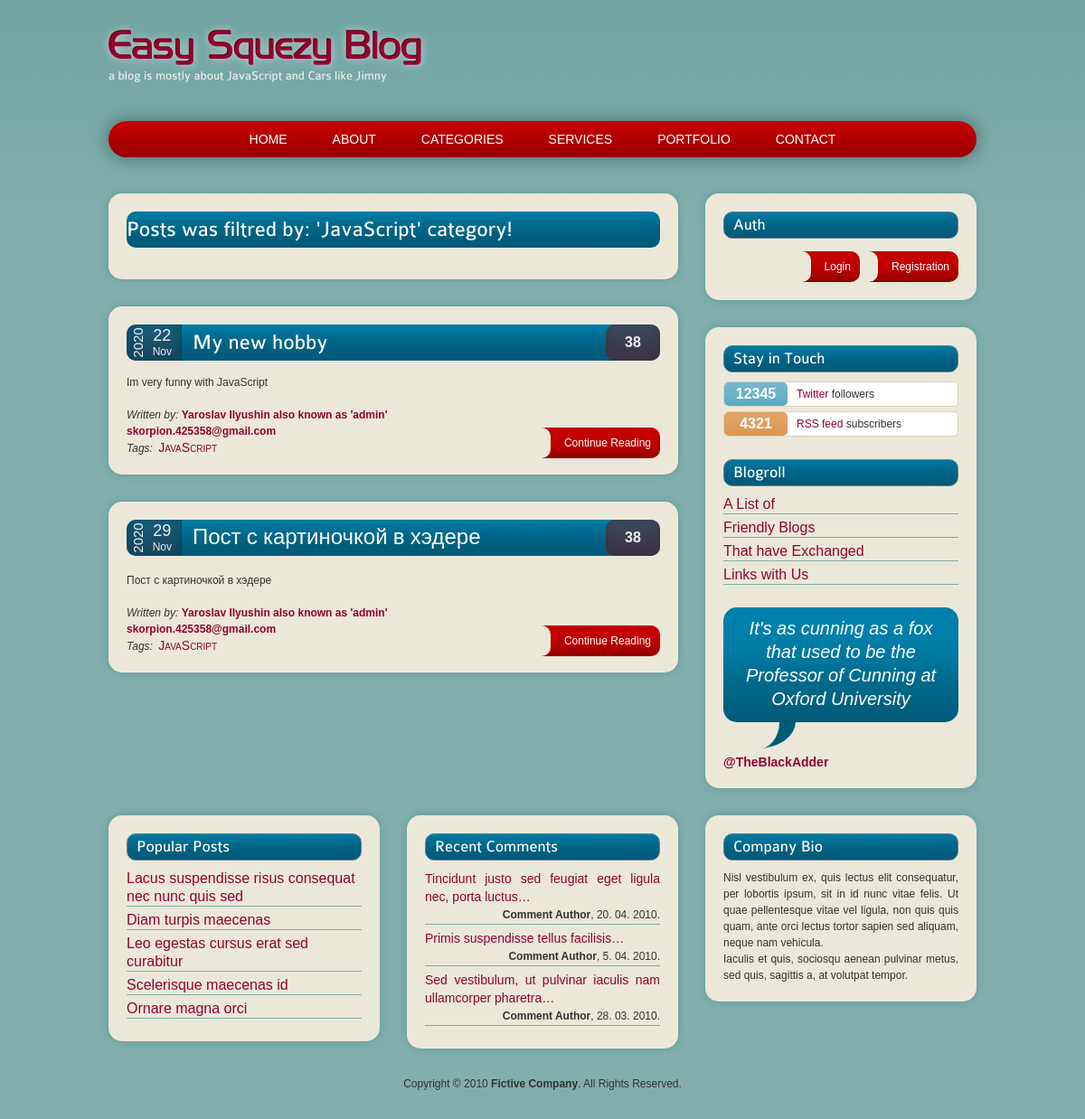
Before: /category/JavaScript/ with the older database file.
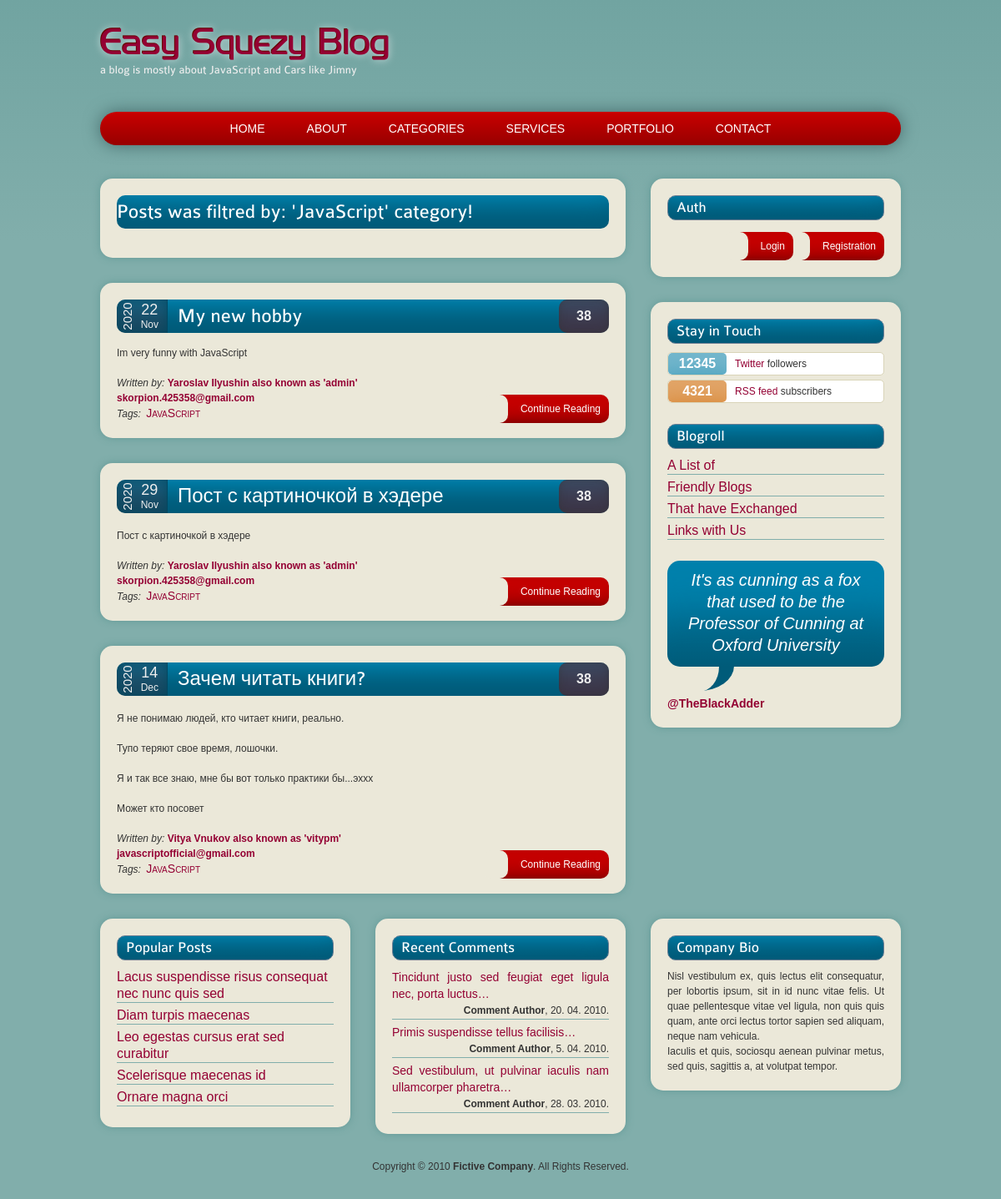
After: the same page with the newer database file.
### theblog/models.py (models this page shows, shortened)
class Post(models.Model):
    title = models.CharField(max_length=255)
    header_image = models.ImageField(null=True, blank=True, upload_to="images/")
    title_tag = models.CharField(max_length=255)
    author = models.ForeignKey(User, on_delete=models.CASCADE)
    body = RichTextField(blank=True, null=True)
    post_date = models.DateField(auto_now_add=True)
    category = models.CharField(max_length=255, default='unstated')
    snippet = models.CharField(max_length=255)
    likes = models.ManyToManyField(User, related_name='blog_posts')
    pass

### theblog/views.py (the view)
# urls.py: path('category/<str:choices>/', CategoryView, name="category"),
def CategoryView(request, choices):
    category_posts = Post.objects.filter(category=choices)
    return render(request, 'categories.html', {'choices': choices, 'category_posts': category_posts})
    pass

### theblog/templates/categories.html (shortened to what this page needs)
<!DOCTYPE html>
<html lang=en>
<head>
	{% load staticfiles %}
	<link href='{% static "styles.css" %}' rel=stylesheet />
</head>
<body>
{% include "header.html" %}
<div class=clearfix>
	<div id=content>
	<article>
		<header>
			<a class=postMenu href=#><h1>Posts was filtred by: '{{choices}}' category!</h1></a>
		</header>
	</article>
	{% if category_posts %}
		<ul>
			{% for post in category_posts %}
				<article>
						<header>
							<div class=time>
								<div class=year>{{ post.post_date.year }}</div>
								<div class=date>{{ post.post_date.day }}<span> {{ post.post_date | date:'M'}} </span></div>
							</div>
							<a class=postMenu href="{% url 'article_detail' post.pk %}"><h1>{{post.title}}</h1></a>
							<div class=comments>38</div>
						</header>
					<p>{{post.body | slice:":200" | safe}}</p>
					<footer>
						<em>Written by:</em> <a href="{% url 'author_detail' post.author.pk %}"><strong>{{post.author.first_name}} {{post.author.last_name}} also known as '{{post.author}}'
						</br> {{post.author.email}}</strong></a>
						<span class=newLine><em>Tags:</em> <a class=tags href=#>{{post.category}}</a></span>
						<a class=button href={% url 'article_detail' post.pk %} align='right'>Continue Reading</a>
					</footer>
				</article>
			{% endfor %}
		</ul>
	{% else %}
		<article>
			<header>
				<a class=postMenu href=#><h1>No one post was found, sorry!</h1></a>
			</header>
		</article>
	{% endif %}
	</div>
	<aside>
		<section>
			<h1>Auth</h1>
			<br/><br/>
			<ul id=inTouch>
				{% if user.is_authenticated %}
					<span><h2>You are logged now as {{user}}</h2></span>
					<a class=button href={% url 'logout' %} align='right'>Logout</a>
				{% else %}
					<a class=button href={% url 'register' %} align='left'>Registration</a>
					<a class=button href={% url 'login' %} align='right'>Login</a>
				{% endif %}
			</ul>
		</section>
	</aside>
	<aside>
		<section>
			<h1>Stay in Touch</h1>
			<ul id=inTouch>
				<li><span class=twitter>12345</span> <a href=#>Twitter</a> followers</li>
				<li><span class=rss>4321</span> <a href=#>RSS feed</a> subscribers</li>
			</ul>
		</section>
		<nav>
			<h1>Blogroll</h1>
			<ul class=links>
				<li><a href=#>A List of</a></li>
				<li><a href=#>Friendly Blogs</a></li>
				<li><a href=#>That have Exchanged</a></li>
				<li><a href=#>Links with Us</a></li>
			</ul>
		</nav>
		<section>
			<blockquote>It's as cunning as a fox that used to be the Professor of Cunning at Oxford University</blockquote>
			<a class=twitterHandle href=#>@TheBlackAdder</a>
		</section>
	</aside>
</div>
<footer class=clearfix>
		<section>
			<h1>Popular Posts</h1>
			<ul class=links>
				<li><a href=#>Lacus suspendisse risus consequat nec nunc quis sed</a></li>
				<li><a href=#>Diam turpis maecenas</a></li>
				<li><a href=#>Leo egestas cursus erat sed curabitur</a></li>
				<li><a href=#>Scelerisque maecenas id</a></li>
				<li><a href=#>Ornare magna orci</a></li>
			</ul>
		</section>
		<section>
			<h1>Recent Comments</h1>
			<ul id=comments>
				<li>
					<a href=#>Tincidunt justo sed feugiat eget ligula nec, porta luctus&hellip;</a>
					<span class=newLine><strong>Comment Author</strong>, 20. 04. 2010.</span>
				</li>
				<li>
					<a href=#>Primis suspendisse tellus facilisis&hellip;</a>
					<span class=newLine><strong>Comment Author</strong>, 5. 04. 2010.</span>
				</li>
				<li>
					<a href=#>Sed vestibulum, ut pulvinar iaculis nam ullamcorper pharetra&hellip;</a>
					<span class=newLine><strong>Comment Author</strong>, 28. 03. 2010.</span>
				</li>
			</ul>
		</section>
		<section>
			<h1>Company Bio</h1>
			<p>Nisl vestibulum ex, quis lectus elit consequatur, per lobortis ipsum, sit in id nunc vitae felis. Ut quae pellentesque vitae vel ligula, non quis quis quam, ante orci lectus tortor sapien sed aliquam, neque nam vehicula.</p>
			<p>Iaculis et quis, sociosqu aenean pulvinar metus, sed quis, sagittis a, at volutpat tempor.</p>
		</section>
	<p class=copyright>Copyright &copy; 2010 <strong>Fictive Company</strong>. All Rights Reserved.</p>
</footer>
</body>
</html>

Changed rows visible on the page:
added Post: post_date.year "2020", post_date.day "14", post_date "Dec", title "Зачем читать книги?", body "Я не понимаю людей, кто читает книги, реально. Тупо теряют свое время, лошочки. Я и так все знаю, мне бы вот только практики бы...эххх Может кто посовет", author.first_name "Vitya", author.last_name "Vnukov", author "vitypm", author.email "javascriptofficial@gmail.com", category "JavaScript"
